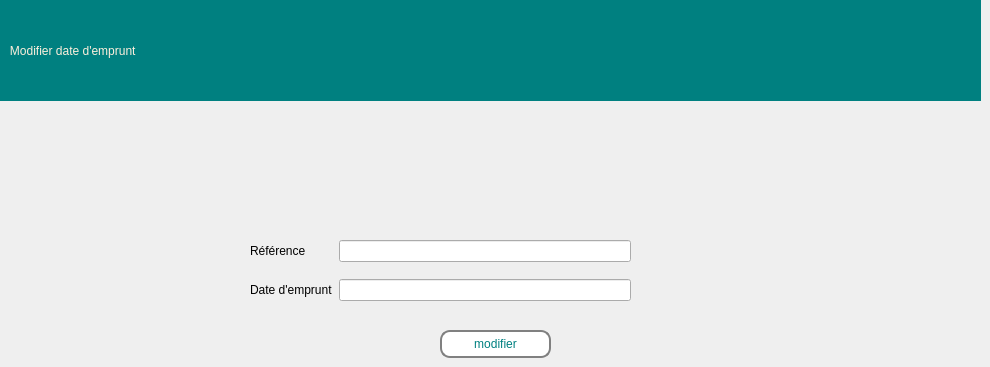
    <widget class="QWidget" name="page_modifier_emprunt_date">
     <widget class="QPushButton" name="modifier_emprunt_botton">
      <property name="geometry">
       <rect>
        <x>440</x>
        <y>330</y>
        <width>111</width>
        <height>28</height>
       </rect>
      </property>
      <property name="styleSheet">
       <string notr="true">border: 2px solid gray;
font: 63 9pt &quot;Segoe UI Variable Display Semib&quot;;
  border-radius: 10px;
  padding: 0 8px;
  
color: rgb(0, 128, 128);
background-color: rgb(255, 255, 255);</string>
      </property>
      <property name="text">
       <string>modifier</string>
      </property>
     </widget>
     <widget class="QLabel" name="label_271">
      <property name="geometry">
       <rect>
        <x>0</x>
        <y>0</y>
        <width>981</width>
        <height>101</height>
       </rect>
      </property>
      <property name="toolTip">
       <string>&lt;html&gt;&lt;head/&gt;&lt;body&gt;&lt;p align=&quot;center&quot;&gt;&lt;br/&gt;&lt;/p&gt;&lt;/body&gt;&lt;/html&gt;</string>
      </property>
      <property name="styleSheet">
       <string notr="true">color: rgb(253, 239, 220);background-color: rgb(0, 128, 128);
font: 75 16pt &quot;Rockwell&quot;;
</string>
      </property>
      <property name="text">
       <string>   Modifier date d'emprunt</string>
      </property>
     </widget>
     <widget class="QWidget" name="formLayoutWidget_14">
      <property name="geometry">
       <rect>
        <x>250</x>
        <y>240</y>
        <width>381</width>
        <height>80</height>
       </rect>
      </property>
      <layout class="QFormLayout" name="formLayout_15">
       <property name="verticalSpacing">
        <number>17</number>
       </property>
       <item row="0" column="0">
        <widget class="QLabel" name="label_27">
         <property name="styleSheet">
          <string notr="true">font: 63 9pt &quot;Segoe UI Variable Display Semib&quot;;</string>
         </property>
         <property name="text">
          <string>Référence</string>
         </property>
        </widget>
       </item>
       <item row="1" column="0">
        <widget class="QLabel" name="label_26">
         <property name="styleSheet">
          <string notr="true">font: 63 9pt &quot;Segoe UI Variable Display Semib&quot;;</string>
         </property>
         <property name="text">
          <string>Date d'emprunt</string>
         </property>
        </widget>
       </item>
       <item row="0" column="1">
        <widget class="QLineEdit" name="reference_emprunt_modifier_input"/>
       </item>
       <item row="1" column="1">
        <widget class="QLineEdit" name="date_emprunt_modifier_input"/>
       </item>
      </layout>
     </widget>
    </widget>
